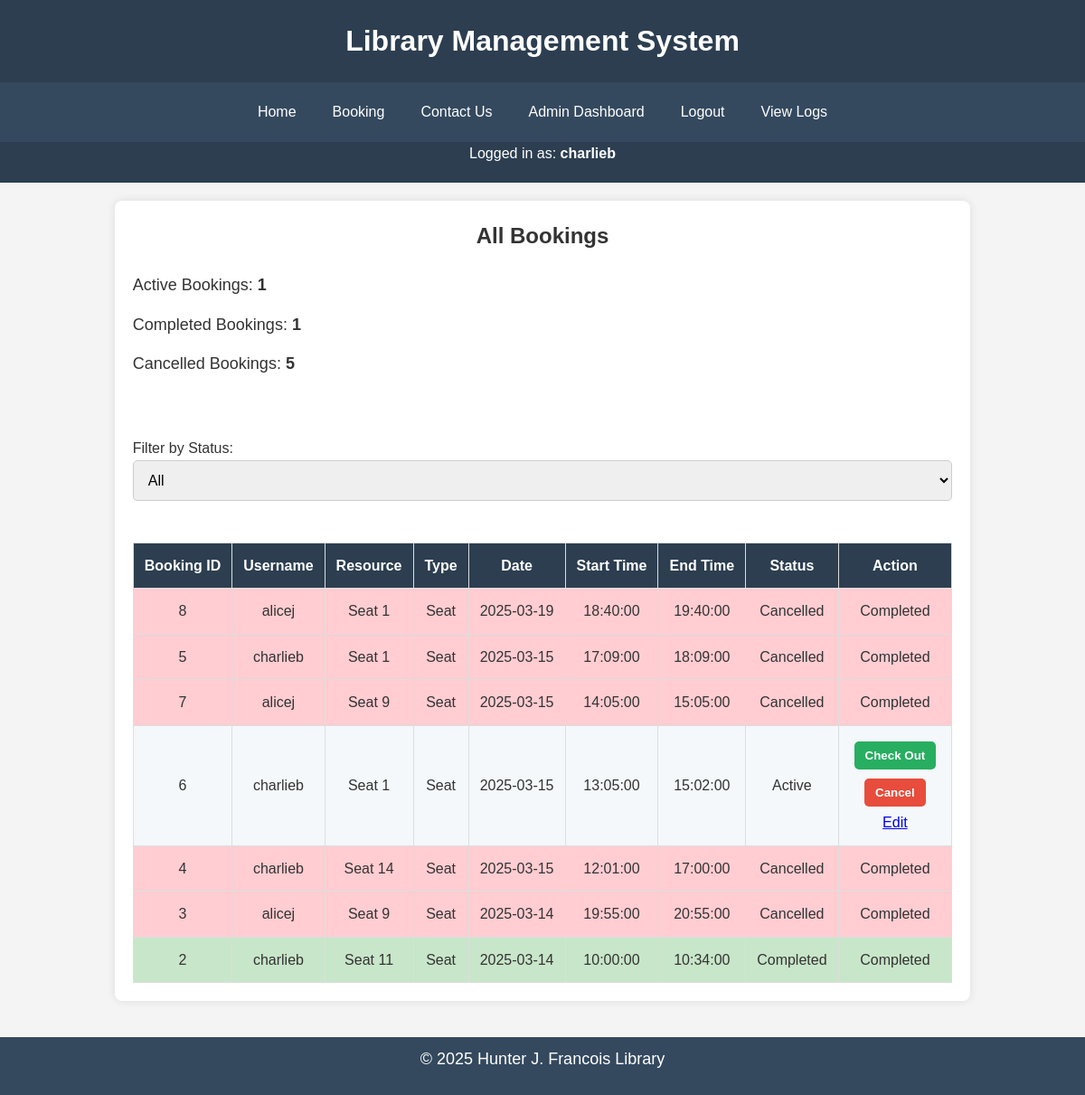
The page /public/admin_dashboard.php (signed in) on the database its author committed.
### tables this page shows
CREATE TABLE `bookings` (
  `booking_id` int NOT NULL,
  `user_id` varchar(50) NOT NULL,
  `resource_id` int NOT NULL,
  `booking_time` timestamp NULL DEFAULT CURRENT_TIMESTAMP,
  `STATUS` enum('active','completed','cancelled') DEFAULT 'active',
  `booking_date` date NOT NULL,
  `start_time` time NOT NULL,
  `end_time` time NOT NULL
);

CREATE TABLE `users` (
  `user_id` varchar(50) NOT NULL,
  `username` varchar(50) NOT NULL,
  `password` varchar(255) NOT NULL,
  `first_name` varchar(50) NOT NULL,
  `last_name` varchar(50) NOT NULL,
  `email` varchar(100) NOT NULL,
  `user_type` enum('student','staff','visitor') NOT NULL,
  `created_at` timestamp NULL DEFAULT CURRENT_TIMESTAMP
);

CREATE TABLE `resources` (
  `resource_id` int NOT NULL,
  `resource_name` varchar(50) NOT NULL,
  `resource_type` enum('seat','computer') NOT NULL,
  `is_available` tinyint(1) DEFAULT '1'
);

### public/admin_dashboard.php (the view, shortened to what this page needs)
<?php
require 'inc/config.php';
$stmt = $pdo->query("
    SELECT b.booking_id, u.username, r.resource_name, r.resource_type, b.booking_date, b.start_time, b.end_time, b.status
    FROM bookings b
    JOIN users u ON b.user_id = u.user_id
    JOIN resources r ON b.resource_id = r.resource_id
    ORDER BY b.booking_date DESC, b.start_time DESC
");
$bookings = $stmt->fetchAll(PDO::FETCH_ASSOC);
$activeCount = $pdo->query("SELECT COUNT(*) FROM bookings WHERE status = 'active'")->fetchColumn();
$completedCount = $pdo->query("SELECT COUNT(*) FROM bookings WHERE status = 'completed'")->fetchColumn();
$cancelledCount = $pdo->query("SELECT COUNT(*) FROM bookings WHERE status = 'cancelled'")->fetchColumn();
?>
<!DOCTYPE html>
<html lang="en">
<head>
    <link rel="stylesheet" href="styles.css">
</head>
<body>
    <header>
        <h1>Library Management System</h1>
        <nav>
            <a href="index.php">Home</a>
            <a href="booking.php">Booking</a>
            <a href="contact.php">Contact Us</a>
            <?php if (isset($_SESSION["user_type"])): ?>
                <?php if ($_SESSION["user_type"] === 'staff'): ?>
                    <a href="admin_dashboard.php">Admin Dashboard</a>
                <?php else: ?>
                    <a href="my_bookings.php">My Bookings</a>
                <?php endif; ?>
                <a href="inc/logout.php">Logout</a>
            <?php else: ?>
                <a href="inc/login.php">Login</a>
            <?php endif; ?>
            <?php if ($_SESSION["user_type"] === 'staff'): ?>
    <a href="view_logs.php">View Logs</a>
<?php endif; ?>
        </nav>
        <?php if (isset($_SESSION["username"])): ?>
    <div class="user-greeting">
        Logged in as: <strong><?= htmlspecialchars($_SESSION["username"]) ?></strong>
    </div>
<?php endif; ?>
    </header>
    <main>
        <h2>All Bookings</h2>
        <div class="summary-box">
            <p>Active Bookings: <strong><?= $activeCount ?></strong></p>
            <p>Completed Bookings: <strong><?= $completedCount ?></strong></p>
            <p>Cancelled Bookings: <strong><?= $cancelledCount ?></strong></p>
            <br><br>
        </div>
        <label for="statusFilter">Filter by Status:</label>
        <select id="statusFilter">
            <option value="all">All</option>
        </select>
        <br><br>
        <table class="admin-table">
            <tr>
                <th>Booking ID</th>
                <th>Username</th>
                <th>Resource</th>
                <th>Type</th>
                <th>Date</th>
                <th>Start Time</th>
                <th>End Time</th>
                <th>Status</th>
                <th>Action</th>
            </tr>
            <?php foreach ($bookings as $booking): ?>
                <tr class="status-<?= $booking['status'] ?>">
                    <td><?= $booking['booking_id'] ?></td>
                    <td><?= $booking['username'] ?></td>
                    <td><?= $booking['resource_name'] ?></td>
                    <td><?= ucfirst($booking['resource_type']) ?></td>
                    <td><?= $booking['booking_date'] ?></td>
                    <td><?= $booking['start_time'] ?></td>
                    <td><?= $booking['end_time'] ?></td>
                    <td><?= ucfirst($booking['status']) ?></td>
                    <td>
                        <?php if ($booking['status'] == 'active'): ?>
                            <form action="inc/admin_checkout.php" method="POST" onsubmit="return confirm('Are you sure you want to check out this user?');">
                                <button type="submit" class="checkout-btn">Check Out</button>
                            </form>
                            <form action="inc/admin_cancel.php" method="POST" onsubmit="return confirm('Are you sure you want to cancel this booking?');">
                                <button type="submit" class="cancel-btn">Cancel</button>
                            </form>
                            <a href="inc/update_bookings.php?booking_id=<?= htmlspecialchars($booking['booking_id']) ?>" class="edit-btn">Edit</a>
                        <?php else: ?>
                            <span>Completed</span>
                        <?php endif; ?>
                    </td>
                </tr>
            <?php endforeach; ?>
        </table>
    </main>
    <footer>
        <p>&copy; 2025 Hunter J. Francois Library</p>
    </footer>
</body>
</html>

### public/styles.css (style rules this page uses)
* { margin: 0; padding: 0; box-sizing: border-box; font-family: 'Poppins', sans-serif; }
html, body { background-color: #f4f4f4; color: #333; line-height: 1.6; height: 100%; display: flex; flex-direction: column; }
header { background: #2c3e50; color: #fff; padding: 20px 0; text-align: center; }
nav { display: flex; justify-content: center; background: #34495e; padding: 10px 0; }
nav a { color: #fff; text-decoration: none; padding: 10px 20px; transition: background 0.3s ease; }
main { flex:1; max-width: 1100px; margin: 20px auto; padding: 20px; background: #fff; box-shadow: 0px 0px 10px rgba(0, 0, 0, 0.1); border-radius: 8px; }
h1, h2 { text-align: center; margin-bottom: 20px; }
p { font-size: 18px; margin-bottom: 15px; }
.auth-section input, select { width: 100%; padding: 12px; border: 1px solid #ccc; border-radius: 5px; font-size: 16px; }
footer { text-align: center; padding: 10px; background: #34495e; color: #fff; margin-top: 20px; }
.admin-table { width: 100%; border-collapse: collapse; margin-top: 20px; }
.admin-table th, .admin-table td { border: 1px solid #ddd; padding: 12px; text-align: center; }
.admin-table th { background-color: #2c3e50; color: white; }
.status-active { background-color: #f4f8fa; }
.status-completed { background-color: #c8e6c9; }
.status-cancelled { background-color: #ffcdd2; }
button { padding: 8px 12px; margin: 5px; border: none; cursor: pointer; border-radius: 5px; font-weight: bold; }
.checkout-btn { background-color: #27ae60; color: white; }
.cancel-btn { background-color: #e74c3c; color: white; }

### rows shown on the page
bookings: booking_id "8", user.username "alicej", resource.resource_name "Seat 1", resource.resource_type "Seat", booking_date "2025-03-19", start_time "18:40:00", end_time "19:40:00", STATUS "Cancelled", shows "Completed"
bookings: booking_id "5", user.username "charlieb", resource.resource_name "Seat 1", resource.resource_type "Seat", booking_date "2025-03-15", start_time "17:09:00", end_time "18:09:00", STATUS "Cancelled", shows "Completed"
bookings: booking_id "7", user.username "alicej", resource.resource_name "Seat 9", resource.resource_type "Seat", booking_date "2025-03-15", start_time "14:05:00", end_time "15:05:00", STATUS "Cancelled", shows "Completed"
bookings: booking_id "6", user.username "charlieb", resource.resource_name "Seat 1", resource.resource_type "Seat", booking_date "2025-03-15", start_time "13:05:00", end_time "15:02:00", STATUS "Active"
bookings: booking_id "4", user.username "charlieb", resource.resource_name "Seat 14", resource.resource_type "Seat", booking_date "2025-03-15", start_time "12:01:00", end_time "17:00:00", STATUS "Cancelled", shows "Completed"
bookings: booking_id "3", user.username "alicej", resource.resource_name "Seat 9", resource.resource_type "Seat", booking_date "2025-03-14", start_time "19:55:00", end_time "20:55:00", STATUS "Cancelled", shows "Completed"
bookings: booking_id "2", user.username "charlieb", resource.resource_name "Seat 11", resource.resource_type "Seat", booking_date "2025-03-14", start_time "10:00:00", end_time "10:34:00", STATUS "Completed"

### other values the page prints
$_SESSION["username"] "charlieb"
$activeCount "1"
$completedCount "1"
$cancelledCount "5"
